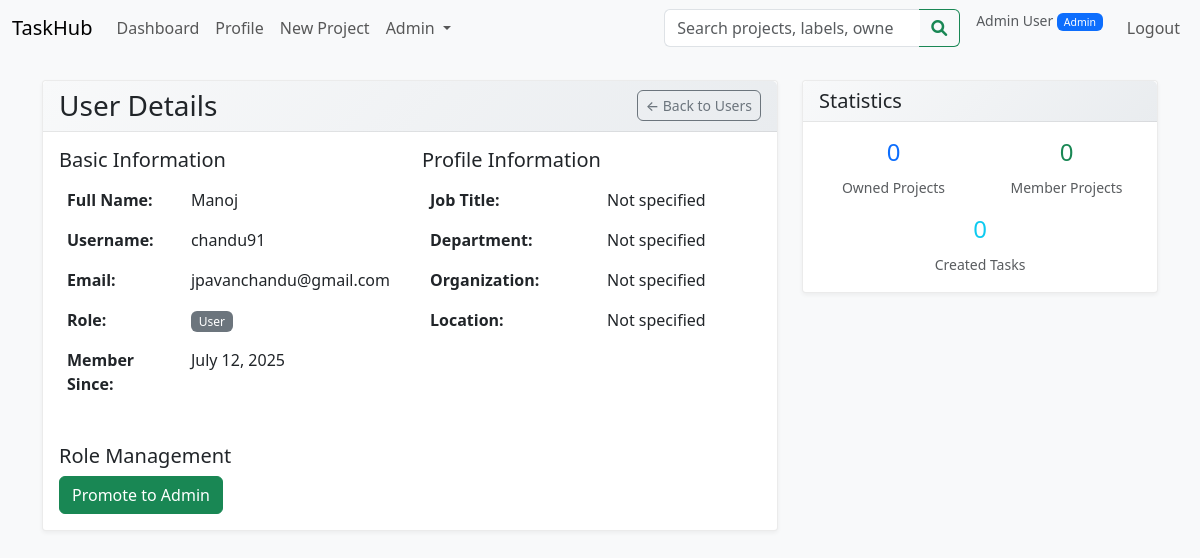
Before: /admin/users/1 (signed in) with the older database file.
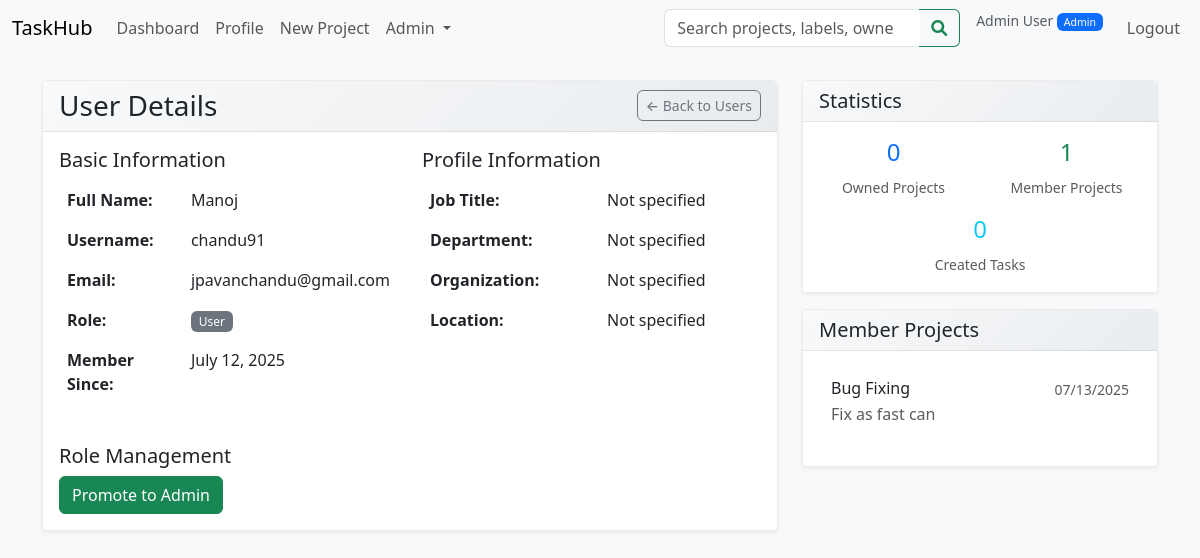
After: the same page with the newer database file.
### models/project.py (models this page shows, shortened)
class Project(db.Model):
    __tablename__ = 'project'
    id = db.Column(db.Integer, primary_key=True)
    name = db.Column(db.String(150), nullable=False)
    description = db.Column(db.Text)
    status = db.Column(
        db.Enum('open', 'closed', name='project_status'),
        default='open',
        nullable=False
    )
    owner_id = db.Column(db.Integer, db.ForeignKey('user.id'), nullable=False)
    created_at = db.Column(db.DateTime, default=datetime.utcnow)
    updated_at = db.Column(
        db.DateTime,
        default=datetime.utcnow,
        onupdate=datetime.utcnow
    )
    owner = db.relationship(
        'User',
        back_populates='owned_projects'
    )
    members = db.relationship(
        'User',
        secondary=project_members,
        back_populates='projects',
        lazy='dynamic'
    )
    labels = db.relationship(
        'Label',
        secondary=project_labels,
        back_populates='projects',
        lazy='dynamic'
    )
    tasks = db.relationship(
        'Task',
        back_populates='project',
        lazy='dynamic',
        cascade='all, delete-orphan'
    )
    tickets = db.relationship(
        'Ticket',
        back_populates='project',
        lazy='dynamic',
        cascade='all, delete-orphan'
    )

### routes/admin_routes.py (the view)
@admin_bp.route("/users/<int:user_id>")
@login_required
@admin_required
def user_detail(user_id):
    user = User.query.get_or_404(user_id)
    owned_projects = user.owned_projects.all()
    member_projects = user.projects.all()
    created_tasks = user.tasks_created.all()
    return render_template(
        "admin/user_detail.html",
        user=user,
        owned_projects=owned_projects,
        member_projects=member_projects,
        created_tasks=created_tasks
    )

### templates/admin/user_detail.html (shortened to what the changed rows need)
{% extends "base.html" %}
{% block content %}
<div class="row">
  <div class="col-md-4">
    <div class="card mb-3">
      <div class="card-body">
        <div class="row text-center">
          <div class="col-6">
            <h4 class="text-success">{{ member_projects|length }}</h4>
            <small class="text-muted">Member Projects</small>
          </div>
        </div>
      </div>
    </div>
    {% if member_projects %}
    <div class="card">
      <div class="card-header">
        <h5 class="mb-0">Member Projects</h5>
      </div>
      <div class="card-body">
        <div class="list-group list-group-flush">
          {% for project in member_projects %}
          <a href="{{ url_for('projects.detail', proj_id=project.id) }}" class="list-group-item list-group-item-action">
            <div class="d-flex w-100 justify-content-between">
              <h6 class="mb-1">{{ project.name }}</h6>
              <small class="text-muted">{{ project.created_at.strftime('%m/%d/%Y') }}</small>
            </div>
            <p class="mb-1 text-muted">{{ project.description[:50] }}{% if project.description|length > 50 %}...{% endif %}</p>
          </a>
          {% endfor %}
        </div>
      </div>
    </div>
    {% endif %}
  </div>
</div>
{% endblock %}

Changed rows visible on the page:
added Project: name "Bug Fixing", created_at "07/13/2025", description "Fix as fast can"
Other visible differences:
{{ member_projects|length }}: "0" → "1"
text now shown: "Member Projects"
